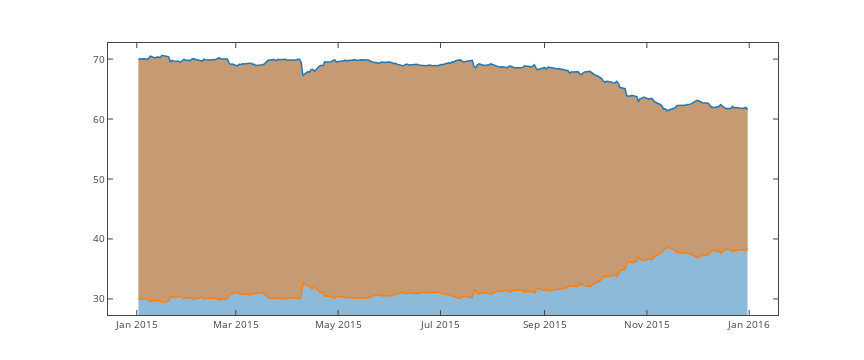

Notebook code for this chart:
### Code cell
fig, ax = plt.subplots(figsize=(12,5))
ax.plot(ge.Holding_ge_percentage, label='ge')
ax.plot(ge.Holding_ibm_percentage, label='ibm')

update = {'data':[{'fill': 'tonexty'}]}

plotly_fig = tls.mpl_to_plotly( fig )
plotly_fig.update(update)
iplot(plotly_fig);

### Figure 1 — Plotly figure (JSON) as saved in the notebook; plotly's stock layout.template omitted (floating-point values rounded to 4 significant figures; data arrays with more than 128 entries replaced by an {"elided": "..."} marker saying what was removed)
{"data": [{"fill": "tonexty", "line": {"color": "rgba (31, 119, 180, 1)", "dash": "solid", "width": 1.5}, "mode": "lines", "name": "ge", "type": "scatter", "uid": "7ce93e1c-3b51-4bb1-88dc-38ef1bd80d48", "x": {"elided": "252 str values"}, "xaxis": "x", "y": {"elided": "252 float values"}, "yaxis": "y"}, {"fill": "tonexty", "line": {"color": "rgba (255, 127, 14, 1)", "dash": "solid", "width": 1.5}, "mode": "lines", "name": "ibm", "type": "scatter", "uid": "be870cbd-fdaf-4cb1-8c3a-f104ffa6ac05", "x": {"elided": "252 str values"}, "xaxis": "x", "y": {"elided": "252 float values"}, "yaxis": "y"}], "layout": {"autosize": false, "height": 360, "hovermode": "closest", "margin": {"b": 45, "l": 108, "pad": 0, "r": 86, "t": 43}, "showlegend": false, "width": 864, "xaxis": {"anchor": "y", "domain": [0, 1], "mirror": "ticks", "nticks": 7, "range": ["2014-12-14 20:24:00", "2016-01-18 03:36:00"], "showgrid": false, "showline": true, "side": "bottom", "tickfont": {"size": 10}, "ticks": "inside", "type": "date", "zeroline": false}, "yaxis": {"anchor": "x", "domain": [0, 1], "mirror": "ticks", "nticks": 7, "range": [27.32, 72.68], "showgrid": false, "showline": true, "side": "left", "tickfont": {"size": 10}, "ticks": "inside", "type": "linear", "zeroline": false}}}
